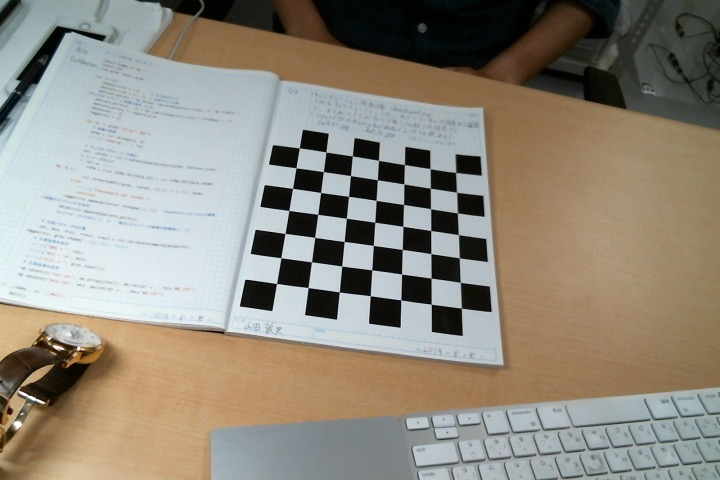
#> input picture data/calib/写真（2019-08-08 16.27）.jpg, 720 x 480 px; its folder holds 4 pictures in this run
$ python calibration.py
#> lines starting #> are read from the running program, lines starting #| are printed output that depends on the picture
# -*- coding: utf-8 -*-

import numpy as np
import cv2
from glob import glob


square_size = 1.0  # 正方形のサイズ
pattern_size = (7, 7)  # 交差ポイントの数
pattern_points = np.zeros((np.prod(pattern_size), 3),
                          np.float32)  # チェスボード（X,Y,Z）座標の指定 (Z=0)
pattern_points[:, :2] = np.indices(pattern_size).T.reshape(-1, 2)
pattern_points *= square_size
objpoints = []
imgpoints = []

for fn in glob("data/calib/*.jpg"):
    # 画像の取得
    gray = cv2.imread(fn, 0)
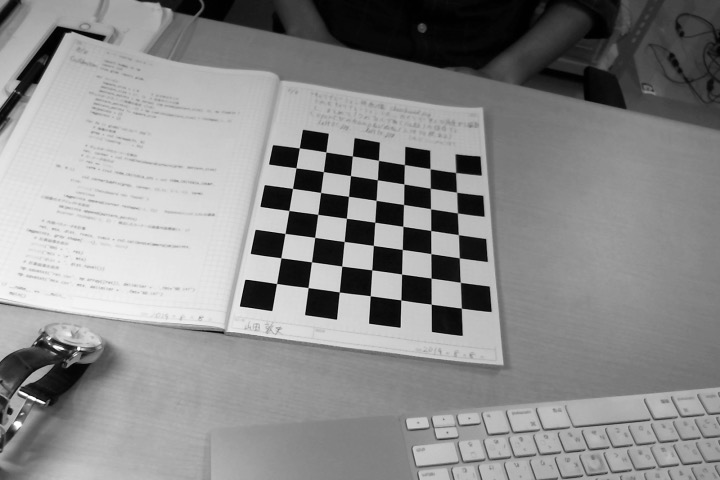
#> gray: shape (480, 720); min 0, max 255, mean 138.8
    print("loading..." + fn)

    # チェスボードのコーナーを検出
    ret, corner = cv2.findChessboardCorners(gray, pattern_size)
#> ret = True; corner = 49 rows, first 8: [299.3, 147.8], [325.8, 152], [352.4, 155.9], [378.5, 160.4], [404.4, 164.6], [430.1, 168.7], [455.5, 172.6], [296, 167.7]
    # コーナーがあれば
    if ret is True:
        term = (cv2.TERM_CRITERIA_EPS + cv2.TERM_CRITERIA_COUNT, 30, 0.1)
        cv2.cornerSubPix(gray, corner, (5, 5), (-1, -1), term)
    else:
        print('Chessboard not found!')
        continue
    imgpoints.append(corner.reshape(-1, 2))  # appendメソッド：リストの最後に因数のオブジェクトを追加
    objpoints.append(pattern_points)
#> pass 2 of the loop `for fn in glob("data/calib/*.jpg"):`:
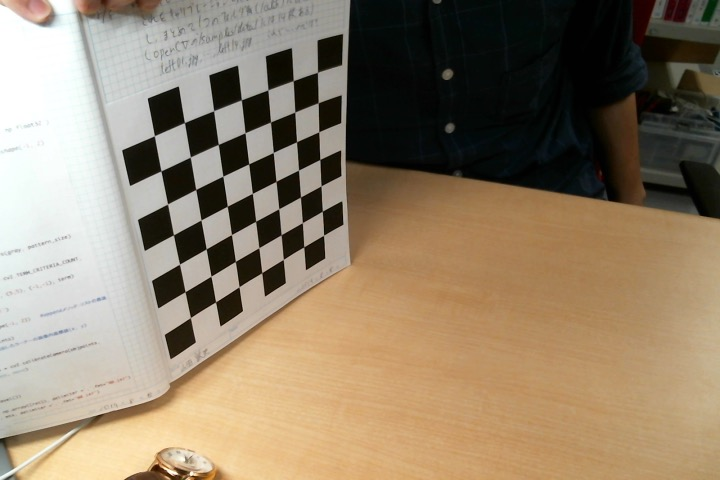
#> input picture data/calib/写真（2019-08-08 16.28） #2.jpg, 720 x 480 px
#> `gray = cv2.imread(fn, 0)`:
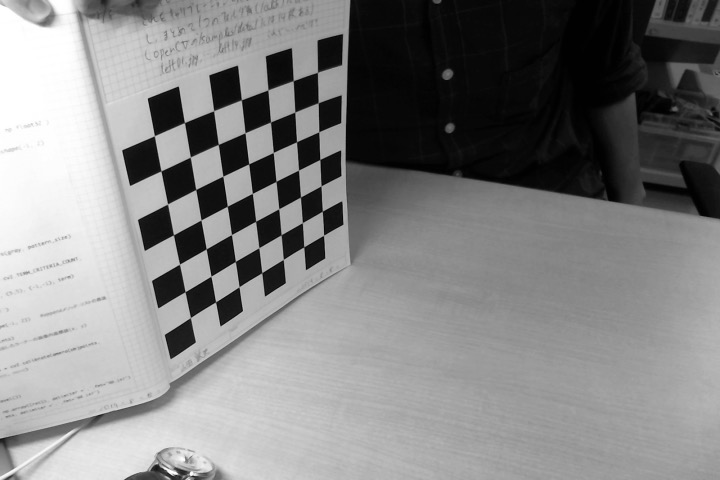
#> gray: shape (480, 720); min 0, max 255, mean 131.9
#> corner = 49 rows, first 8: [317.4, 72.41], [318.2, 102.9], [318.7, 131.7], [319.7, 159.5], [321, 185.8], [322.4, 211.2], [323.5, 235.3], [293.2, 80.77]
#> pass 3 of the loop `for fn in glob("data/calib/*.jpg"):`:
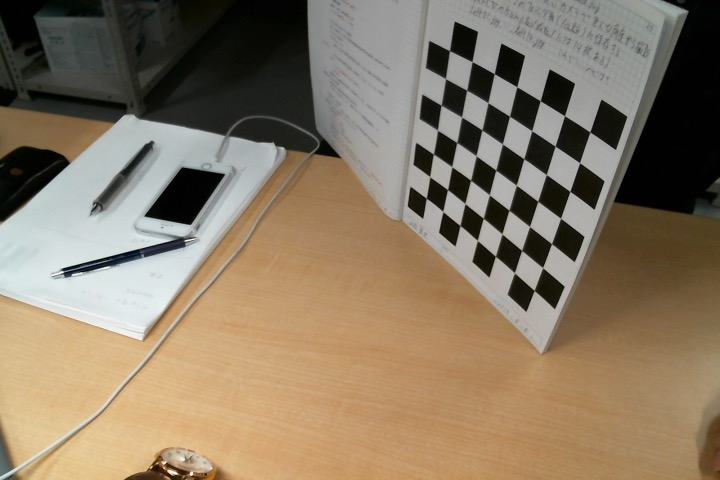
#> input picture data/calib/写真（2019-08-08 16.28） #3.jpg, 720 x 480 px
#> `gray = cv2.imread(fn, 0)`:
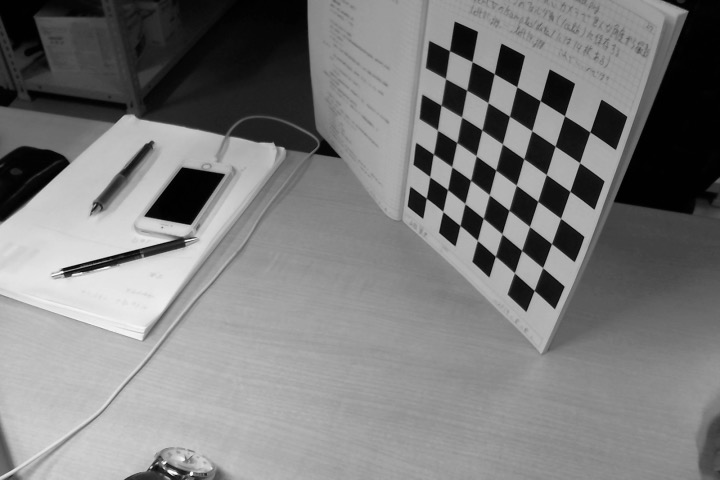
#> gray: shape (480, 720); min 0, max 255, mean 123.9
#> corner = 49 rows, first 8: [449.5, 50.7], [472, 61.59], [494.3, 73.62], [516.8, 86.8], [540.3, 100.6], [564.5, 115.9], [589.8, 131.9], [445.4, 78.74]
#> the loop made 4 passes; the first 3 are shown
    # corner.reshape(-1, 2) : 検出したコーナーの画像内座標値(x, y)

# 内部パラメータを計算
ret, mtx, dist, rvecs, tvecs = cv2.calibrateCamera(
    objpoints, imgpoints, gray.shape[::-1], None, None)
# 計算結果を表示
print("RMS = ", ret)
print("mtx = \n", mtx)
print("dist = ", dist.ravel())

# 計算結果を保存
# np.save("params/ret.npy", np.array([ret]))
np.save("params/mtx.npy", mtx)
np.save("params/dist.npy", dist.ravel())
